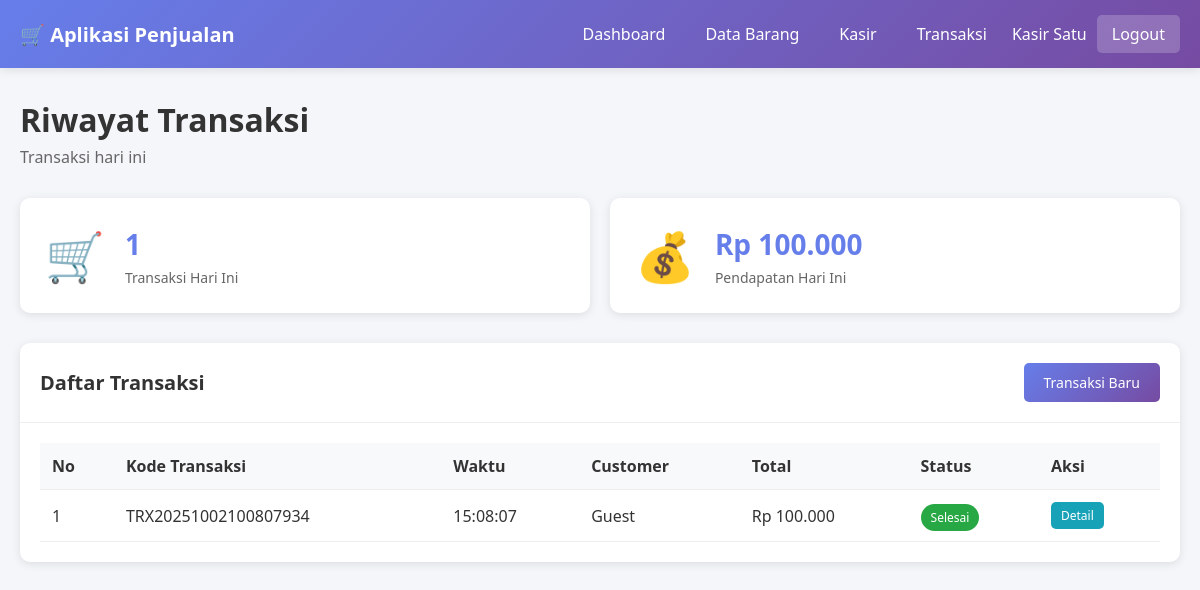
The page /transaksi.php (signed in) on the database its author committed.
### tables this page shows
CREATE TABLE `transaksi` (
  `id` int(11) NOT NULL,
  `kode_transaksi` varchar(50) NOT NULL,
  `id_customer` int(11) DEFAULT NULL,
  `id_kasir` int(11) DEFAULT NULL,
  `tanggal_transaksi` datetime DEFAULT current_timestamp(),
  `total_harga` decimal(10,2) NOT NULL,
  `status` enum('pending','selesai','batal') DEFAULT 'pending'
);

### config.php (called while the page is built, shortened)
<?php
function format_rupiah($angka) {
    return "Rp " . number_format($angka, 0, ',', '.');
}
?>

### transaksi.php (the view, shortened to what this page needs)
<?php
require_once 'config.php';
$id_kasir = $_SESSION['user_id'];
$query = "SELECT t.*, u.nama_lengkap as nama_customer
          FROM transaksi t
          LEFT JOIN users u ON t.id_customer = u.id
          WHERE t.id_kasir = '$id_kasir' AND DATE(t.tanggal_transaksi) = CURDATE()
          ORDER BY t.tanggal_transaksi DESC";
$result = mysqli_query($conn, $query);
$query_stats = "SELECT COUNT(*) as total, SUM(total_harga) as pendapatan
                FROM transaksi
                WHERE id_kasir = '$id_kasir' AND DATE(tanggal_transaksi) = CURDATE() AND status='selesai'";
$result_stats = mysqli_query($conn, $query_stats);
$stats = mysqli_fetch_assoc($result_stats);
?>
<!DOCTYPE html>
<html lang="id">
<head>
    <link rel="stylesheet" href="style.css">
</head>
<body>
    <?php include 'navbar.php'; ?>
    <div class="container">
        <div class="page-header">
            <h1>Riwayat Transaksi</h1>
            <p>Transaksi hari ini</p>
        </div>
        <div class="stats-grid" style="grid-template-columns: repeat(2, 1fr);">
            <div class="stat-card">
                <div class="stat-icon">🛒</div>
                <div class="stat-info">
                    <h3><?php echo $stats['total']; ?></h3>
                    <p>Transaksi Hari Ini</p>
                </div>
            </div>
            <div class="stat-card">
                <div class="stat-icon">💰</div>
                <div class="stat-info">
                    <h3><?php echo format_rupiah($stats['pendapatan'] ?? 0); ?></h3>
                    <p>Pendapatan Hari Ini</p>
                </div>
            </div>
        </div>
        <div class="card">
            <div class="card-header">
                <h2>Daftar Transaksi</h2>
                <a href="kasir.php" class="btn btn-primary">Transaksi Baru</a>
            </div>
            <div class="card-body">
                <table class="table">
                    <thead>
                        <tr>
                            <th>No</th>
                            <th>Kode Transaksi</th>
                            <th>Waktu</th>
                            <th>Customer</th>
                            <th>Total</th>
                            <th>Status</th>
                            <th>Aksi</th>
                        </tr>
                    </thead>
                    <tbody>
                        <?php
                        $no = 1;
                        while ($row = mysqli_fetch_assoc($result)):
                        ?>
                        <tr>
                            <td><?php echo $no++; ?></td>
                            <td><?php echo $row['kode_transaksi']; ?></td>
                            <td><?php echo date('H:i:s', strtotime($row['tanggal_transaksi'])); ?></td>
                            <td><?php echo $row['nama_customer'] ?? 'Guest'; ?></td>
                            <td><?php echo format_rupiah($row['total_harga']); ?></td>
                            <td>
                                <span class="badge badge-<?php echo $row['status']; ?>">
                                    <?php echo ucfirst($row['status']); ?>
                                </span>
                            </td>
                            <td>
                                <a href="detail_pesanan.php?id=<?php echo $row['id']; ?>"
                                   class="btn btn-info btn-sm">Detail</a>
                            </td>
                        </tr>
                        <?php endwhile; ?>
                    </tbody>
                </table>
            </div>
        </div>
    </div>
</body>
</html>

### style.css (style rules this page uses)
* { margin: 0; padding: 0; box-sizing: border-box; }
body { font-family: 'Segoe UI', Tahoma, Geneva, Verdana, sans-serif; background: #f5f6fa; color: #333; }
.container { max-width: 1200px; margin: 30px auto; padding: 0 20px; }
.page-header { margin-bottom: 30px; }
.page-header h1 { font-size: 32px; color: #333; margin-bottom: 5px; }
.page-header p { color: #666; }
.stats-grid { display: grid; grid-template-columns: repeat(auto-fit, minmax(250px, 1fr)); gap: 20px; margin-bottom: 30px; }
.stat-card { background: white; padding: 25px; border-radius: 10px; box-shadow: 0 2px 10px rgba(0,0,0,0.1); display: flex; align-items: center; gap: 20px; }
.stat-icon { font-size: 48px; }
.stat-info h3 { font-size: 28px; color: #667eea; margin-bottom: 5px; }
.stat-info p { color: #666; font-size: 14px; }
.card { background: white; border-radius: 10px; box-shadow: 0 2px 10px rgba(0,0,0,0.1); margin-bottom: 30px; }
.card-header { padding: 20px; border-bottom: 1px solid #eee; display: flex; justify-content: space-between; align-items: center; }
.card-header h2 { font-size: 20px; color: #333; }
.card-body { padding: 20px; }
.table { width: 100%; border-collapse: collapse; }
.table thead { background: #f8f9fa; }
.table th, .table td { padding: 12px; text-align: left; border-bottom: 1px solid #eee; }
.table th { font-weight: 600; color: #333; }
.btn { padding: 10px 20px; border: none; border-radius: 5px; cursor: pointer; font-size: 14px; text-decoration: none; display: inline-block; transition: all 0.3s; }
.btn-primary { background: linear-gradient(135deg, #667eea 0%, #764ba2 100%); color: white; }
.btn-info { background: #17a2b8; color: white; }
.btn-sm { padding: 5px 10px; font-size: 12px; }
.badge { padding: 5px 10px; border-radius: 20px; font-size: 12px; font-weight: 500; }
.badge-selesai { background: #28a745; color: white; }

### rows shown on the page
transaksi: kode_transaksi "TRX20251002100807934", tanggal_transaksi "15:08:07", nama_customer "Guest", total_harga "Rp 100.000", status "Selesai"

### other values the page prints
$_SESSION['nama_lengkap'] "Kasir Satu"
$stats['total'] "1"
format_rupiah($stats['pendapatan'] ?? 0) "Rp 100.000"
